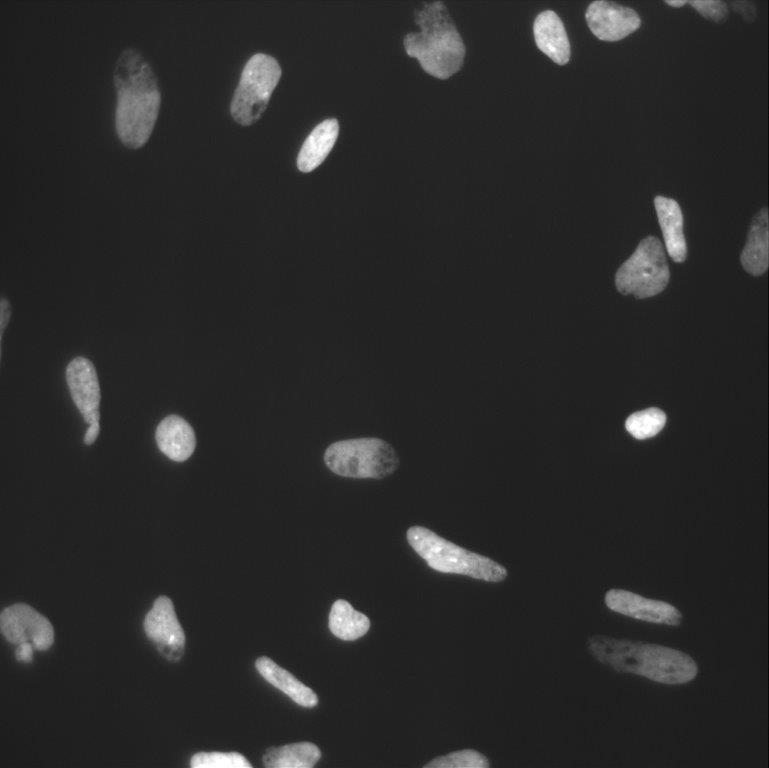
%> input picture projects/UTC/intensity_based/lako-test(2).jpg, 769 x 768 px
$ octave --eval "result = AutoCorr2D(imread('../intensity_based/lako-test(2).jpg'));"   (GNU Octave 9; MATLAB toolbox functions it lacks are replaced by stand-ins)
%> lines starting %> are read from the running program, lines starting %| are printed output that depends on the picture
% /***********************************************************************
%  * AUTHOR: Benhur Ortiz Jaramillo
%  * DATE:  08/04/2011
%  * NAME: AutoCorr2D
%  * X. INPUT: Gray Scale Image of size WxH
%  * p. OUPUT: Compute parametric features from autocorrelation function
%  * DESCRIPTION: Computes the autocorrelation function and then computes
%    parameters using LS proposed in MPetrou06-Image Processing Dealing
%    With Texture
%  ***********************************************************************
function p = AutoCorr2D(X,varargin)

if size(X,3) > 1
    X = rgb2gray(X);
end
X = mat2gray(X,[0,255]);
%> X: size 768x769 double
Rho = ifft2(fft2(X).*conj(fft2(X)));
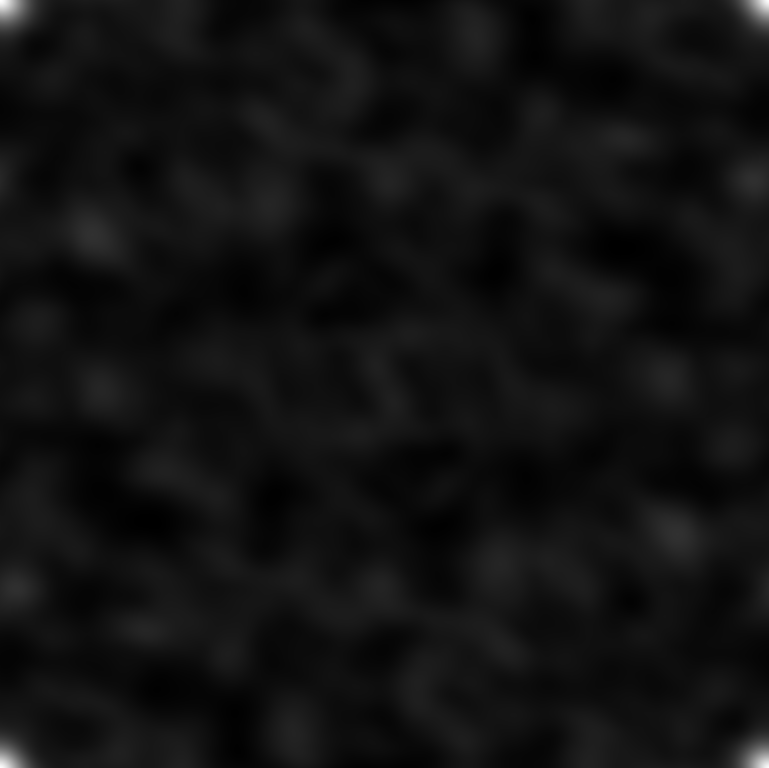
%> Rho: size 768x769 double; min 15318.7, max 23637.9, mean 15887.7; drawn with min black and max white
Rho = fftshift(Rho);
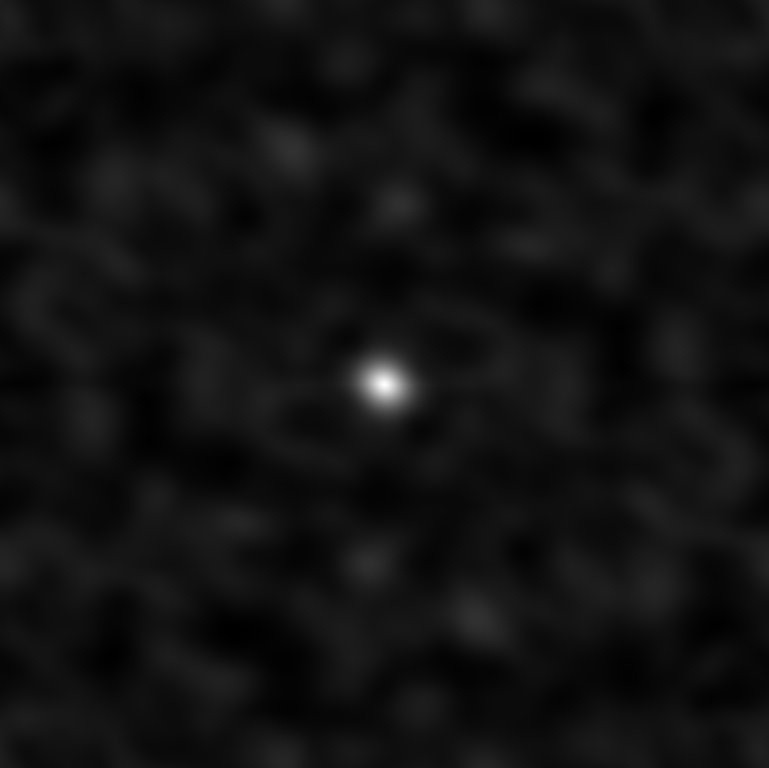
%> Rho: size 768x769 double; min 15318.7, max 23637.9, mean 15887.7; mean of the top-left, top-right, bottom-left and bottom-right quarters 15892.6, 15881.8, 15881.7, 15894.5; drawn with min black and max white
Rho = Rho/sum(X(:).*X(:));
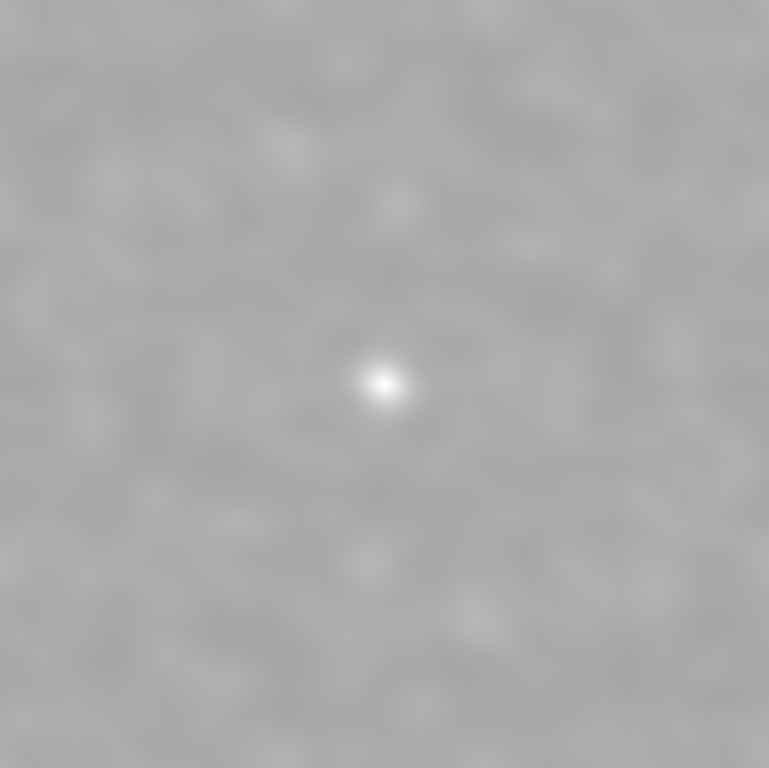
%> Rho: size 768x769 double; min 0.648, max 1, mean 0.672
S = floor(size(Rho)/2);
%> S = [384 384]
[xgrid, ygrid] = ndgrid(-S(2):S(2),-S(1):S(1));
xx = xgrid(:).*xgrid(:); yy = ygrid(:).*ygrid(:);
xy = xgrid(:).*ygrid(:); x = xgrid(:); y = ygrid(:);
c = ones(size(xx));
r = Rho(:);
A = [xx yy xy x y c];
%> (the run ends here)
